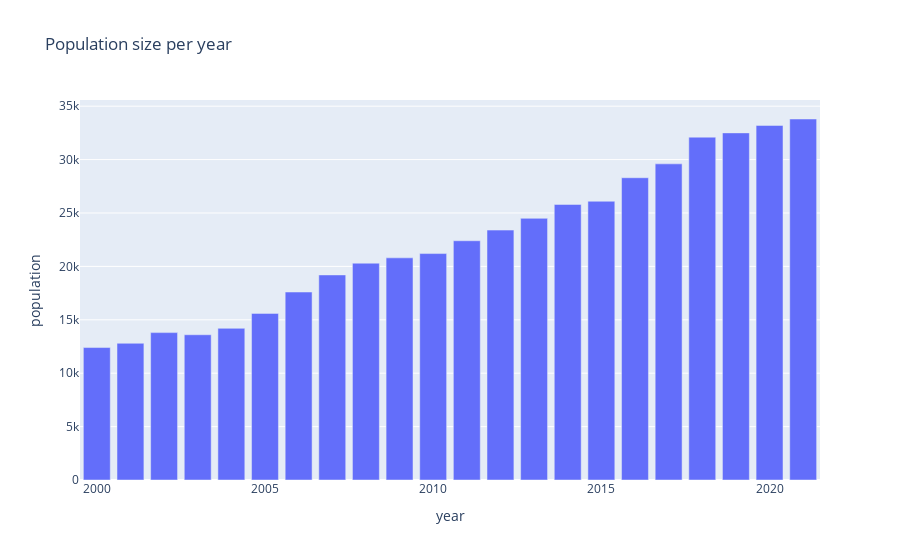

Write notebook code for a chart like this one.
### Code cell
px.bar(df_atlantis, x='year', y='population', title='Population size per year')

### Figure 1 — Plotly figure (JSON) as saved in the notebook; plotly's stock layout.template omitted (floating-point values rounded to 4 significant figures)
{"data": [{"alignmentgroup": "True", "hovertemplate": "year=%{x}<br>population=%{y}<extra></extra>", "legendgroup": "", "marker": {"color": "#636efa", "pattern": {"shape": ""}}, "name": "", "offsetgroup": "", "orientation": "v", "showlegend": false, "textposition": "auto", "type": "bar", "x": [2000, 2001, 2002, 2003, 2004, 2005, 2006, 2007, 2008, 2009, 2010, 2011, 2012, 2013, 2014, 2015, 2016, 2017, 2018, 2019, 2020, 2021], "xaxis": "x", "y": [12400, 12800, 13800, 13600, 14200, 15600, 17600, 19200, 20300, 20800, 21200, 22400, 23400, 24500, 25800, 26100, 28300, 29600, 32100, 32500, 33200, 33800], "yaxis": "y"}], "layout": {"barmode": "relative", "legend": {"tracegroupgap": 0}, "title": {"text": "Population size per year"}, "xaxis": {"anchor": "y", "domain": [0, 1], "title": {"text": "year"}}, "yaxis": {"anchor": "x", "domain": [0, 1], "title": {"text": "population"}}}}
